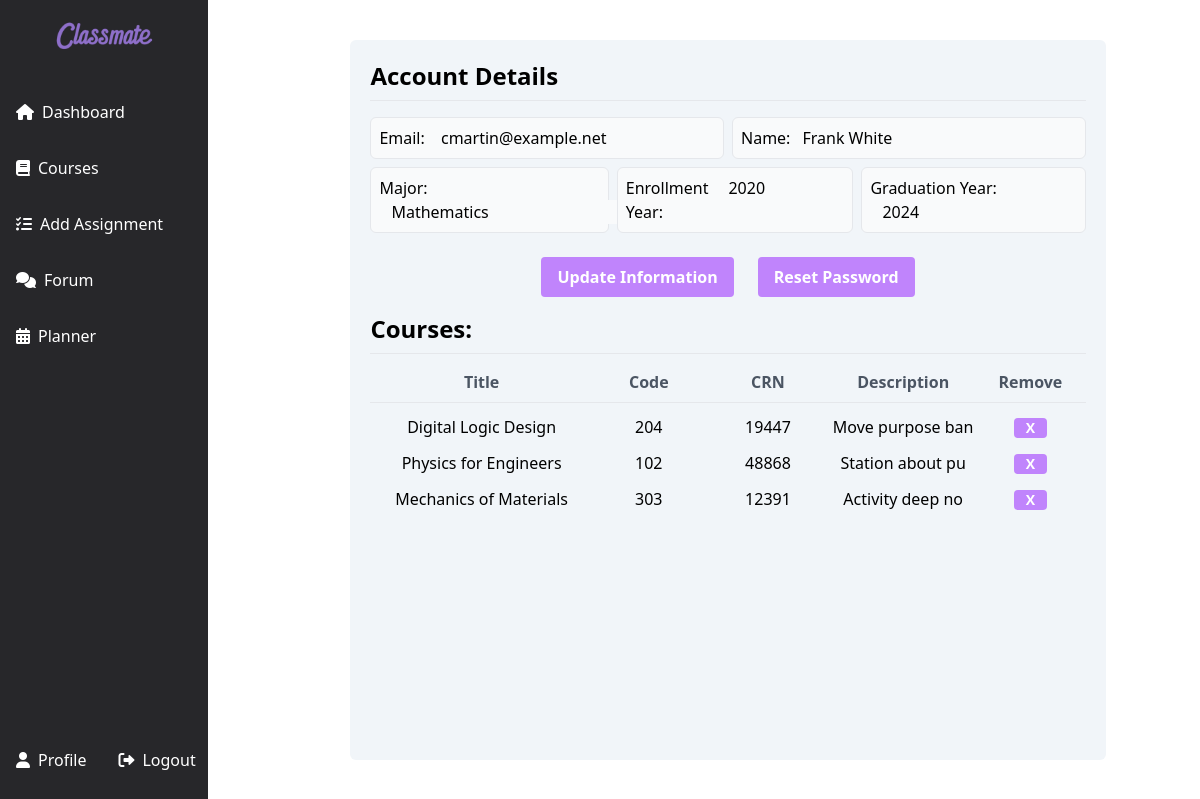
The page /users/profile/ (signed in) on the database its author committed.
### users/models.py (models this page shows, shortened)
class Student(models.Model):
    account = models.OneToOneField(User, on_delete=models.CASCADE)  # Use Django's built-in User model
    full_name = models.CharField(max_length=255, null=True, blank=True)
    major = models.CharField(max_length=255, null=True, blank=True)
    enrollment_year = models.IntegerField(null=True, blank=True)
    expected_graduation_year = models.IntegerField(null=True, blank=True)

### courses/models.py (models this page shows, shortened)
class Course(models.Model):
    course_name = models.CharField(max_length=255)
    course_code = models.IntegerField()
    crn = models.IntegerField()
    department = models.CharField(max_length=255)
    credit_hours = models.IntegerField()
    description = models.TextField()
    enrolled_students = models.ManyToManyField(Student, related_name='enrolled_courses')

### users/views.py (the view)
# urls.py: path('profile/', views.viewProfile, name='viewProfile'),
@login_required
def viewProfile(request):
    student = get_object_or_404(Student, account=request.user)
    user_courses = Course.objects.filter(enrolled_students=student)
    context = {
        'user_courses': user_courses,
    }
    return render(request, 'users/profile.html', context)

### users/templates/users/profile.html (shortened to what this page needs)
{% load static %}
<!DOCTYPE html>
<html lang="en">
<head>
    <link rel="stylesheet" href="https://cdnjs.cloudflare.com/ajax/libs/font-awesome/6.0.0-beta3/css/all.min.css">
    <script src="https://cdn.tailwindcss.com"></script>
</head>
<body class="flex">
    <div class="sidebar fixed inset-y-0 left-0 bg-zinc-800 text-white w-52 flex flex-col justify-between z-50">
        <div>
            <div class="p-4 flex justify-center items-center">
                <a href="{% url 'homepage' %}">
                    <img src="{% static 'classmate.png' %}" alt="Logo" class="h-10">
                </a>
            </div>
            <div class="flex-1 space-y-2 py-4 flex flex-col justify-center">
                <a href="{% url 'dashboard:dashboard' %}" class="flex items-center space-x-2 px-4 py-3 rounded-md hover:bg-zinc-700">
                    <i class="fas fa-home"></i>
                    <span>Dashboard</span>
                </a>
                <div class="group">
                    <a href="javascript:void(0);" id="courses-btn" class="flex items-center space-x-2 px-4 py-3 rounded-md hover:bg-zinc-700">
                        <i class="fas fa-book"></i>
                        <span>Courses</span>
                    </a>
                </div>
                <a href="{% url 'dashboard:add_assignment' %}" class="flex items-center space-x-2 px-4 py-3 rounded-md hover:bg-zinc-600">
                    <i class="fas fa-tasks"></i>
                    <span>Add Assignment</span>
                </a>
                <a href="{% url 'forum:courseList' %}" class="flex items-center space-x-2 px-4 py-3 rounded-md hover:bg-zinc-700">
                    <i class="fas fa-comments"></i>
                    <span>Forum</span>
                </a>
                <a href="{% url 'planner:monthly' %}" class="flex items-center space-x-2 px-4 py-3 rounded-md hover:bg-zinc-700">
                    <i class="fas fa-calendar-alt"></i>
                    <span>Planner</span>
                </a>
            </div>
        </div>
        <div class="pb-4 flex flex-row">
            <div>
                <a href="{% url 'user:viewProfile' %}" class="flex items-center space-x-2 px-4 py-3 rounded-md hover:bg-zinc-700">
                    <i class="fas fa-user"></i>
                    <span>Profile</span>
                </a>
            </div>
            <div>
                <a href="{% url 'logout' %}" class="flex items-center space-x-2 px-4 py-3 rounded-md hover:bg-zinc-700">
                    <i class="fas fa-sign-out-alt"></i>
                    <span>Logout</span>
                </a>
            </div>
        </div>
    </div>
    <div class="flex-1 ml-64 h-screen overflow-auto flex justify-center">
        <div class="bg-slate-100 p-5 rounded-md flex-col space-y-4 w-4/5 m-10">
            <h1 class="text-2xl font-bold pb-2 border-b">Account Details</h1>
            <form id="account-details-form" class="flex flex-col justify-between" hx-post="{% url 'user:updateProfile' %}" hx-target="#account-details-form" hx-swap="outerHTML">
                <div id="display-section">
                    <div class="flex">
                        <div class="p-2 border rounded-md w-1/2 bg-gray-50">
                            <label for="email">Email:</label>
                            <input id="email-display" class="bg-gray-50 pl-3" type="email" name="email" value="{{ user.email }}" readonly>
                        </div>
                        <div class="p-2 border rounded-md ml-2 w-1/2 bg-gray-50 flex flex-col">
                            <div class="flex flex-row">
                                <label for="full_name">Name:</label>
                                <input id="full-name-display" class="bg-gray-50 pl-3" type="text" name="full_name" value="{{ user.student.full_name }}" readonly>
                            </div>
                        </div>
                    </div>
                    <div class="flex mt-2">
                        <div class="p-2 border rounded-md w-1/3 bg-gray-50">
                            <label for="major">Major:</label>
                            <input id="major-display" class="bg-gray-50 pl-3" type="text" name="major" value="{{ user.student.major }}" readonly>
                        </div>
                        <div class="p-2 border rounded-md ml-2 w-1/3 bg-gray-50 flex flex-row">
                            <label for="enrollment_year" class="pr-2">Enrollment Year:</label>
                            <input id="enrollment-year-display" class="bg-gray-50 pl-3 h-6 w-32" type="number" name="enrollment_year" value="{{ user.student.enrollment_year }}" readonly>
                        </div>
                        <div class="p-2 border rounded-md ml-2 w-1/3 bg-gray-50">
                            <label for="graduation_year" class="pr-2">Graduation Year:</label>
                            <input id="graduation-year-display" class="bg-gray-50 pl-3 h-6 w-32" type="number" name="expected_graduation_year" value="{{ user.student.expected_graduation_year }}" readonly>
                        </div>
                    </div>
                </div>
                <div class="flex justify-center items-center space-x-6 mt-6">
                    <button type="submit" id="edit-update-btn" class="bg-purple-400 text-white font-bold py-2 px-4 rounded hover:bg-purple-500 transition duration-300">
                        Update Information
                    </button>
                    <button class="bg-purple-400 text-white font-bold py-2 px-4 rounded hover:bg-purple-500 transition duration-300" type="button">
                        Reset Password
                    </button>
                </div>
            </form>
                <h1 class="text-2xl font-bold pb-2 border-b">Courses:</h1>
                <div>
                    <div class="flex flex-row font-bold text-gray-600 justify-evenly">
                        <h1 class="w-52 text-center">Title</h1>
                        <h1 class="w-28 text-center">Code</h1>
                        <h1 class="w-28 text-center">CRN</h1>
                        <h1 class="w-36 text-center">Description</h1>
                        <h1 class="w-24 text-center">Remove</h1>
                    </div>
                    <h1 class="text-2xl font-bold pb-2 border-b"></h1>
                    {% for course in user_courses %}
                    <div class="flex flex-row h-6 mt-3 items-center justify-evenly">
                        <div class="w-52 text-center">
                            <span>{{ course.course_name }}</span>
                        </div>
                        <div class="w-28 text-center">
                            <span>{{ course.course_code }}</span>
                        </div>
                        <div class="w-28 text-center">
                            <span>{{ course.crn }}</span>
                        </div>
                        <div class="w-36 text-center">
                            <span>{{ course.description }}</span>
                        </div>
                        <div class="w-24 text-center">
                            <button class="bg-purple-400 text-sm text-white font-bold px-3 rounded hover:bg-purple-500 transition duration-300">X</button>
                        </div>
                    </div>
                    {% empty %}
                        <p>No courses found.</p>
                    {% endfor %}
                </div>
            </div>
    </div>
</body>
</html>

### rows shown on the page
Course: course_name "Digital Logic Design", course_code "204", crn "19447", description "Move purpose ban"
Course: course_name "Physics for Engineers", course_code "102", crn "48868", description "Station about pu"
Course: course_name "Mechanics of Materials", course_code "303", crn "12391", description "Activity deep no"
